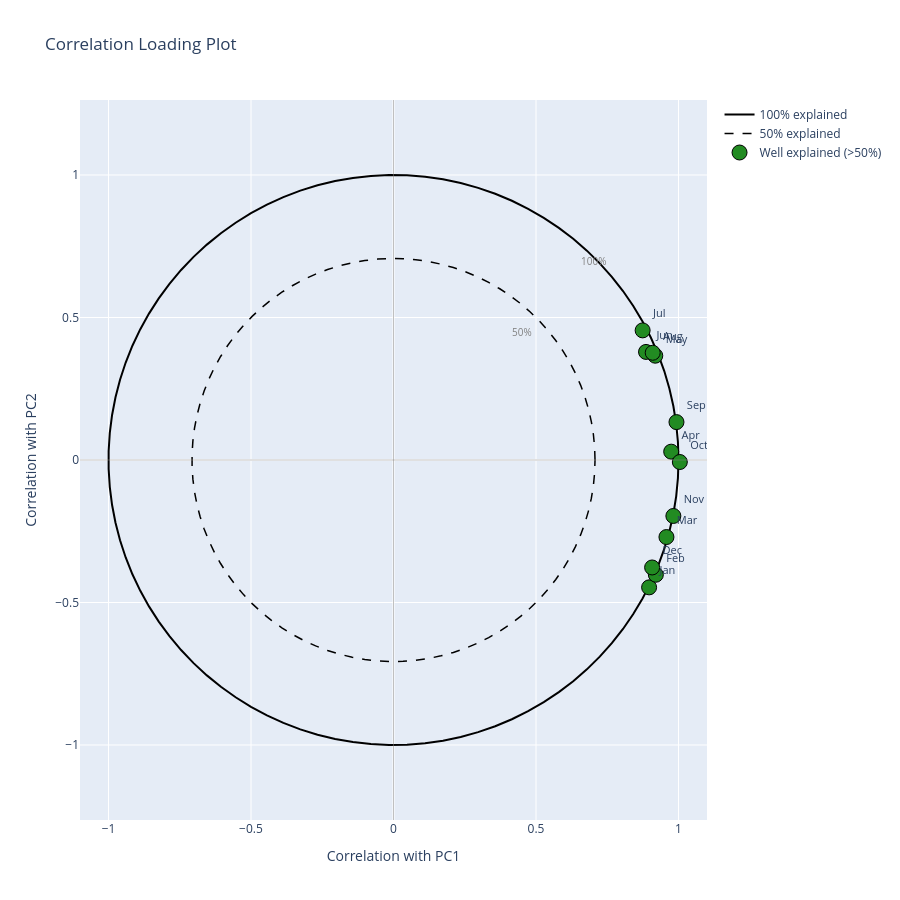

Notebook source saved alongside this figure:
### Markdown cell above
### 2.4 Correlation Loading Plot

**Purpose:** Show how well each variable is explained by the model.

**The circles indicate:**
- **Outer circle (r=1):** 100% of variable variance explained
- **Inner circle (r=0.71):** 50% of variable variance explained
- Variables inside the inner circle need more components!

### Code cell
# Compute correlation loadings
# p_corr = p * sqrt(eigenvalue / var(x))
# Since X is standardized, var(x) = 1
P_corr = P * np.sqrt(eigenvalues)

fig = go.Figure()

# Draw circles using parametric equations
theta = np.linspace(0, 2*np.pi, 100)

# Outer circle (100%)
fig.add_trace(go.Scatter(
    x=np.cos(theta),
    y=np.sin(theta),
    mode='lines',
    line=dict(color='black', width=2),
    name='100% explained',
    hoverinfo='skip'
))

# Inner circle (50%)
fig.add_trace(go.Scatter(
    x=np.cos(theta) * np.sqrt(0.5),
    y=np.sin(theta) * np.sqrt(0.5),
    mode='lines',
    line=dict(color='black', width=1.5, dash='dash'),
    name='50% explained',
    hoverinfo='skip'
))

# Plot correlation loadings - separate traces for well/poorly explained
well_explained_x = []
well_explained_y = []
well_explained_text = []
poorly_explained_x = []
poorly_explained_y = []
poorly_explained_text = []

for i, month in enumerate(month_cols):
    dist = np.sqrt(P_corr[i, 0]**2 + P_corr[i, 1]**2)
    if dist > np.sqrt(0.5):
        well_explained_x.append(P_corr[i, 0])
        well_explained_y.append(P_corr[i, 1])
        well_explained_text.append(month)
    else:
        poorly_explained_x.append(P_corr[i, 0])
        poorly_explained_y.append(P_corr[i, 1])
        poorly_explained_text.append(month)

# Add well explained points
fig.add_trace(go.Scatter(
    x=well_explained_x,
    y=well_explained_y,
    mode='markers+text',
    text=well_explained_text,
    textposition='top right',
    textfont=dict(size=11),
    marker=dict(
        size=15,
        color=COLORS['normal'],
        line=dict(color='black', width=1)
    ),
    name='Well explained (>50%)',
    hovertemplate='<b>%{text}</b><br>PC1: %{x:.3f}<br>PC2: %{y:.3f}<extra></extra>'
))

# Add poorly explained points
if poorly_explained_x:
    fig.add_trace(go.Scatter(
        x=poorly_explained_x,
        y=poorly_explained_y,
        mode='markers+text',
        text=poorly_explained_text,
        textposition='top right',
        textfont=dict(size=11),
        marker=dict(
            size=15,
            color=COLORS['warning'],
            line=dict(color='black', width=1)
        ),
        name='Poorly explained (<50%)',
        hovertemplate='<b>%{text}</b><br>PC1: %{x:.3f}<br>PC2: %{y:.3f}<extra></extra>'
    ))

# Add reference lines
fig.add_hline(y=0, line_dash='solid', line_color='gray', line_width=0.5)
fig.add_vline(x=0, line_dash='solid', line_color='gray', line_width=0.5)

# Add annotations for circle labels
fig.add_annotation(x=0.7, y=0.7, text='100%', showarrow=False, font=dict(size=10, color='gray'))
fig.add_annotation(x=0.45, y=0.45, text='50%', showarrow=False, font=dict(size=10, color='gray'))

fig.update_layout(
    title='Correlation Loading Plot',
    xaxis_title='Correlation with PC1',
    yaxis_title='Correlation with PC2',
    width=900,
    height=900,
    xaxis=dict(range=[-1.1, 1.1], scaleanchor='y', scaleratio=1),
    yaxis=dict(range=[-1.1, 1.1]),
    font=dict(size=12),
    hovermode='closest'
)

fig.show()

# Calculate explained variance per variable
var_explained = P_corr[:, 0]**2 + P_corr[:, 1]**2

print("\n📊 INTERPRETATION:")
print("Variance explained by PC1+PC2 for each month:")
for i, month in enumerate(month_cols):
    status = "✓" if var_explained[i] > 0.5 else "⚠️"
    print(f"  {month}: {var_explained[i]*100:.1f}% {status}")

### Figure 1 — Plotly figure (JSON) as saved in the notebook; plotly's stock layout.template omitted (floating-point values rounded to 4 significant figures)
{"data": [{"hoverinfo": "skip", "line": {"color": "black", "width": 2}, "mode": "lines", "name": "100% explained", "type": "scatter", "x": [1.0, 0.998, 0.992, 0.9819, 0.9679, 0.9501, 0.9284, 0.9029, 0.8738, 0.8413, 0.8053, 0.766, 0.7237, 0.6785, 0.6306, 0.5801, 0.5272, 0.4723, 0.4154, 0.3569, 0.2969, 0.2358, 0.1736, 0.1108, 0.04758, -0.01587, -0.07925, -0.1423, -0.2048, -0.2665, -0.3271, -0.3863, -0.4441, -0.5, -0.5539, -0.6056, -0.6549, -0.7015, -0.7453, -0.7861, -0.8237, -0.858, -0.8888, -0.9161, -0.9397, -0.9595, -0.9754, -0.9874, -0.9955, -0.9995, -0.9995, -0.9955, -0.9874, -0.9754, -0.9595, -0.9397, -0.9161, -0.8888, -0.858, -0.8237, -0.7861, -0.7453, -0.7015, -0.6549, -0.6056, -0.5539, -0.5, -0.4441, -0.3863, -0.3271, -0.2665, -0.2048, -0.1423, -0.07925, -0.01587, 0.04758, 0.1108, 0.1736, 0.2358, 0.2969, 0.3569, 0.4154, 0.4723, 0.5272, 0.5801, 0.6306, 0.6785, 0.7237, 0.766, 0.8053, 0.8413, 0.8738, 0.9029, 0.9284, 0.9501, 0.9679, 0.9819, 0.992, 0.998, 1.0], "y": [0.0, 0.06342, 0.1266, 0.1893, 0.2511, 0.312, 0.3717, 0.4298, 0.4862, 0.5406, 0.5929, 0.6428, 0.6901, 0.7346, 0.7761, 0.8146, 0.8497, 0.8815, 0.9096, 0.9341, 0.9549, 0.9718, 0.9848, 0.9938, 0.9989, 0.9999, 0.9969, 0.9898, 0.9788, 0.9638, 0.945, 0.9224, 0.896, 0.866, 0.8326, 0.7958, 0.7557, 0.7127, 0.6668, 0.6182, 0.5671, 0.5137, 0.4582, 0.4009, 0.342, 0.2817, 0.2203, 0.158, 0.09506, 0.03173, -0.03173, -0.09506, -0.158, -0.2203, -0.2817, -0.342, -0.4009, -0.4582, -0.5137, -0.5671, -0.6182, -0.6668, -0.7127, -0.7557, -0.7958, -0.8326, -0.866, -0.896, -0.9224, -0.945, -0.9638, -0.9788, -0.9898, -0.9969, -0.9999, -0.9989, -0.9938, -0.9848, -0.9718, -0.9549, -0.9341, -0.9096, -0.8815, -0.8497, -0.8146, -0.7761, -0.7346, -0.6901, -0.6428, -0.5929, -0.5406, -0.4862, -0.4298, -0.3717, -0.312, -0.2511, -0.1893, -0.1266, -0.06342, -2.449e-16]}, {"hoverinfo": "skip", "line": {"color": "black", "dash": "dash", "width": 1.5}, "mode": "lines", "name": "50% explained", "type": "scatter", "x": [0.7071, 0.7057, 0.7014, 0.6943, 0.6844, 0.6718, 0.6565, 0.6385, 0.6179, 0.5949, 0.5694, 0.5417, 0.5118, 0.4798, 0.4459, 0.4102, 0.3728, 0.3339, 0.2937, 0.2524, 0.21, 0.1667, 0.1228, 0.07837, 0.03365, -0.01122, -0.05604, -0.1006, -0.1448, -0.1884, -0.2313, -0.2732, -0.314, -0.3536, -0.3917, -0.4282, -0.4631, -0.496, -0.527, -0.5558, -0.5824, -0.6067, -0.6285, -0.6478, -0.6645, -0.6785, -0.6897, -0.6982, -0.7039, -0.7068, -0.7068, -0.7039, -0.6982, -0.6897, -0.6785, -0.6645, -0.6478, -0.6285, -0.6067, -0.5824, -0.5558, -0.527, -0.496, -0.4631, -0.4282, -0.3917, -0.3536, -0.314, -0.2732, -0.2313, -0.1884, -0.1448, -0.1006, -0.05604, -0.01122, 0.03365, 0.07837, 0.1228, 0.1667, 0.21, 0.2524, 0.2937, 0.3339, 0.3728, 0.4102, 0.4459, 0.4798, 0.5118, 0.5417, 0.5694, 0.5949, 0.6179, 0.6385, 0.6565, 0.6718, 0.6844, 0.6943, 0.7014, 0.7057, 0.7071], "y": [0.0, 0.04485, 0.08951, 0.1338, 0.1776, 0.2206, 0.2628, 0.3039, 0.3438, 0.3823, 0.4192, 0.4545, 0.488, 0.5194, 0.5488, 0.576, 0.6008, 0.6233, 0.6432, 0.6605, 0.6752, 0.6872, 0.6964, 0.7027, 0.7063, 0.707, 0.7049, 0.6999, 0.6921, 0.6815, 0.6682, 0.6522, 0.6336, 0.6124, 0.5887, 0.5627, 0.5344, 0.504, 0.4715, 0.4371, 0.401, 0.3632, 0.324, 0.2835, 0.2418, 0.1992, 0.1558, 0.1117, 0.06721, 0.02244, -0.02244, -0.06721, -0.1117, -0.1558, -0.1992, -0.2418, -0.2835, -0.324, -0.3632, -0.401, -0.4371, -0.4715, -0.504, -0.5344, -0.5627, -0.5887, -0.6124, -0.6336, -0.6522, -0.6682, -0.6815, -0.6921, -0.6999, -0.7049, -0.707, -0.7063, -0.7027, -0.6964, -0.6872, -0.6752, -0.6605, -0.6432, -0.6233, -0.6008, -0.576, -0.5488, -0.5194, -0.488, -0.4545, -0.4192, -0.3823, -0.3438, -0.3039, -0.2628, -0.2206, -0.1776, -0.1338, -0.08951, -0.04485, -1.732e-16]}, {"hovertemplate": "<b>%{text}</b><br>PC1: %{x:.3f}<br>PC2: %{y:.3f}<extra></extra>", "marker": {"color": "#228B22", "line": {"color": "black", "width": 1}, "size": 15}, "mode": "markers+text", "name": "Well explained (>50%)", "text": ["Jan", "Feb", "Mar", "Apr", "May", "Jun", "Jul", "Aug", "Sep", "Oct", "Nov", "Dec"], "textfont": {"size": 11}, "textposition": "top right", "type": "scatter", "x": [0.8968, 0.9205, 0.9577, 0.9744, 0.9185, 0.8861, 0.8742, 0.9095, 0.9929, 1.005, 0.982, 0.9074], "y": [-0.4469, -0.4026, -0.2704, 0.02927, 0.3659, 0.3792, 0.4548, 0.3762, 0.133, -0.007042, -0.1964, -0.3771]}], "layout": {"annotations": [{"font": {"color": "gray", "size": 10}, "showarrow": false, "text": "100%", "x": 0.7, "y": 0.7}, {"font": {"color": "gray", "size": 10}, "showarrow": false, "text": "50%", "x": 0.45, "y": 0.45}], "font": {"size": 12}, "height": 900, "hovermode": "closest", "shapes": [{"line": {"color": "gray", "dash": "solid", "width": 0.5}, "type": "line", "x0": 0, "x1": 1, "xref": "x domain", "y0": 0, "y1": 0, "yref": "y"}, {"line": {"color": "gray", "dash": "solid", "width": 0.5}, "type": "line", "x0": 0, "x1": 0, "xref": "x", "y0": 0, "y1": 1, "yref": "y domain"}], "title": {"text": "Correlation Loading Plot"}, "width": 900, "xaxis": {"range": [-1.1, 1.1], "scaleanchor": "y", "scaleratio": 1, "title": {"text": "Correlation with PC1"}}, "yaxis": {"range": [-1.1, 1.1], "title": {"text": "Correlation with PC2"}}}}
